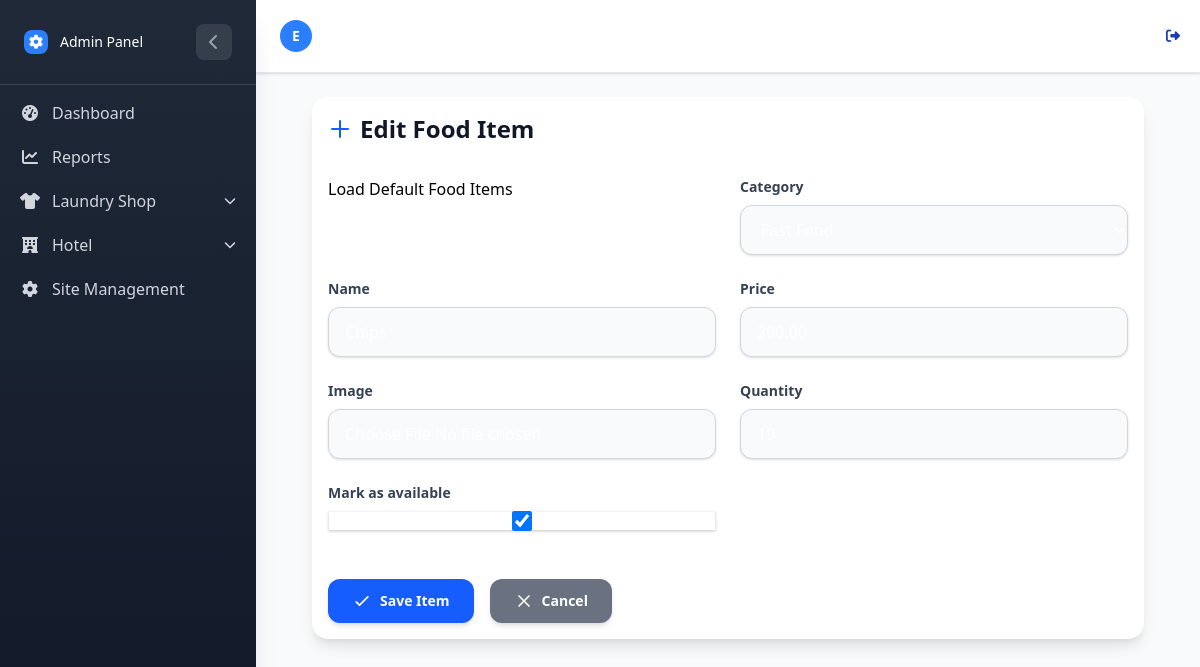
The page /Hotel/items/1/edit/ (signed in) on the database as committed earlier.
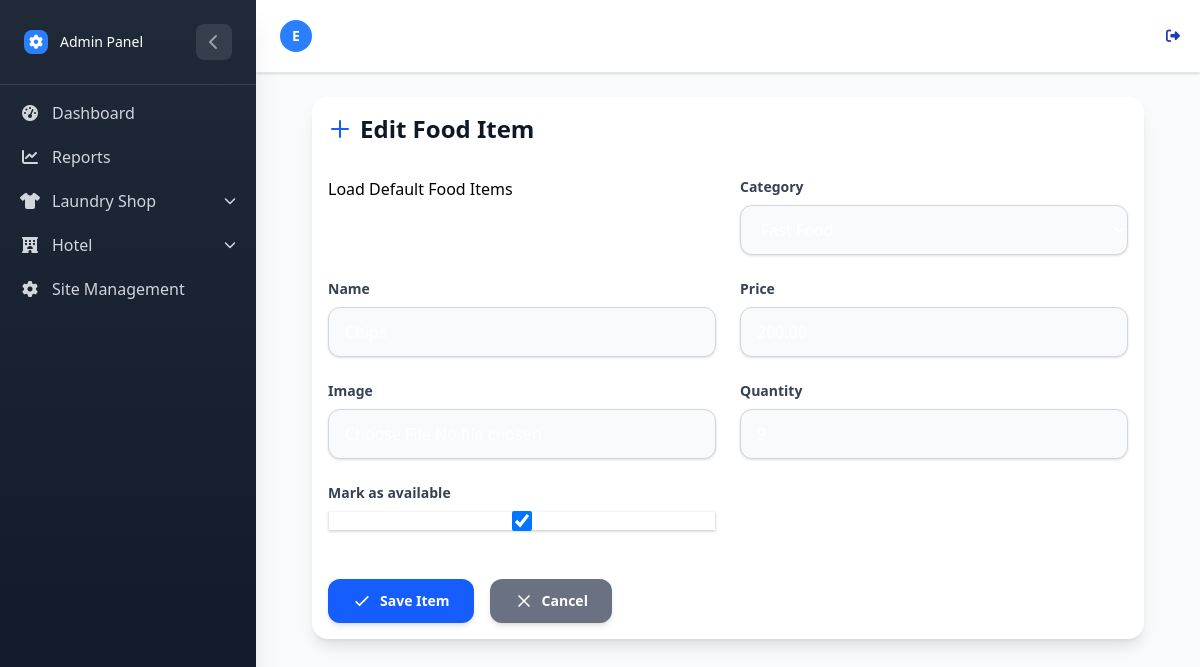
The same page on the database as committed later.
### HotelApp/models.py (models this page shows, shortened)
class FoodItem(models.Model):
    category = models.ForeignKey(FoodCategory, on_delete=models.CASCADE, related_name="items")
    name = models.CharField(max_length=100, db_index=True)
    price = models.DecimalField(max_digits=10, decimal_places=2)
    image = models.ImageField(upload_to=food_item_image_path, blank=True, null=True)
    created_by =  models.ForeignKey(
        settings.AUTH_USER_MODEL,
        on_delete=models.CASCADE)
    quantity = models.PositiveIntegerField(default=0)  # how many portions are available
    is_available = models.BooleanField(default=False, db_index=True)  # marked available by seller

### HotelApp/views.py (the view)
# urls.py: path('items/<int:pk>/edit/', views.food_item_edit, name='food_item_edit'),
@login_required
def food_item_edit(request, pk):
    food_item = get_object_or_404(FoodItem, pk=pk)
    if food_item.created_by != request.user and not request.user.is_staff and not request.user.is_superuser:
        messages.error(request, 'You do not have permission to edit this food item.')
        return redirect('hotel:food_item_list')
    if request.method == 'POST':
        form = FoodItemForm(request.POST, request.FILES, instance=food_item)
        if form.is_valid():
            form.save()
            messages.success(request, 'Food item updated successfully!')
            return redirect('hotel:food_item_list')
    else:
        form = FoodItemForm(instance=food_item)
    return render(request, 'food/food_item_form.html', {'form': form, 'title': 'Edit Food Item'})

### HotelApp/models.py (called while the page is built)
    def __str__(self):
        return self.name

### HotelApp/templates/food/food_item_form.html (shortened to what this page needs)
{% extends 'home.html' %}
{% load static %}
{% load widget_tweaks %}
{% block content %}
<div class="max-w-3xl mx-auto px-4 sm:px-6 lg:px-8 py-10">
    <div class="bg-white dark:bg-gray-900  p-4 rounded-2xl shadow-lg p-8">
        <h2 class="text-2xl font-bold text-gray-900 dark:text-gray-100 mb-8 flex items-center">
            <svg class="w-6 h-6 text-blue-600 dark:text-blue-400 mr-2" fill="none" stroke="currentColor"
                viewBox="0 0 24 24">
                <path stroke-linecap="round" stroke-linejoin="round" stroke-width="2" d="M12 4v16m8-8H4"></path>
            </svg>
            {{ title }}
        </h2>
        <form method="post" enctype="multipart/form-data" class="space-y-6">
            <div class="grid grid-cols-1 md:grid-cols-2 gap-6">
                <a href="{% url 'hotel:load_default_food_items' %}" class="btn btn-primary ">
                    Load Default Food Items
                </a>
                {% for field in form %}
                <div class="{% if field.name == 'description' or field.name == 'image' %}md:col-span-2{% endif %}">
                    <label for="{{ field.id_for_label }}"
                        class="block text-sm font-semibold text-gray-700 dark:text-gray-300 mb-2">
                        {{ field.label }}
                    </label>
                    <div class="relative">
                        {{ field|add_class:"block w-full px-4 py-3 border border-gray-300 dark:border-gray-700 rounded-xl shadow-sm bg-gray-50 dark:bg-gray-800 text-gray-900 dark:text-gray-100placeholder-gray-400 focus:outline-none focus:ring-2 focus:ring-blue-500 focus:border-blue-500 transition" }}
                    </div>
                </div>
                {% endfor %}
            </div>
            <div class="flex space-x-4 pt-6">
                <button type="submit"
                    class="inline-flex items-center px-6 py-3 bg-blue-600 hover:bg-blue-700 text-white text-sm font-semibold rounded-xl shadow-md transition transform hover:-translate-y-0.5 hover:shadow-lg">
                    <svg class="w-5 h-5 mr-2" fill="none" stroke="currentColor" viewBox="0 0 24 24">
                        <path stroke-linecap="round" stroke-linejoin="round" stroke-width="2" d="M5 13l4 4L19 7"></path>
                    </svg>
                    Save Item
                </button>
                <a href="{% url 'hotel:food_item_list' %}"
                    class="bg-gray-500 inline-flex items-center px-6 py-3  hover:bg-gray-700 text-white text-sm font-semibold rounded-xl shadow-md transition transform hover:-translate-y-0.5 hover:shadow-lg">
                    <svg class="w-5 h-5 mr-2" fill="none" stroke="currentColor" viewBox="0 0 24 24">
                        <path stroke-linecap="round" stroke-linejoin="round" stroke-width="2" d="M6 18L18 6M6 6l12 12">
                        </path>
                    </svg>
                    Cancel
                </a>
            </div>
        </form>
    </div>
</div>
{% endblock %}

Rows that differ between the two databases and show on the page:
changed FoodItem "Fast Food": quantity "19" → "9"
